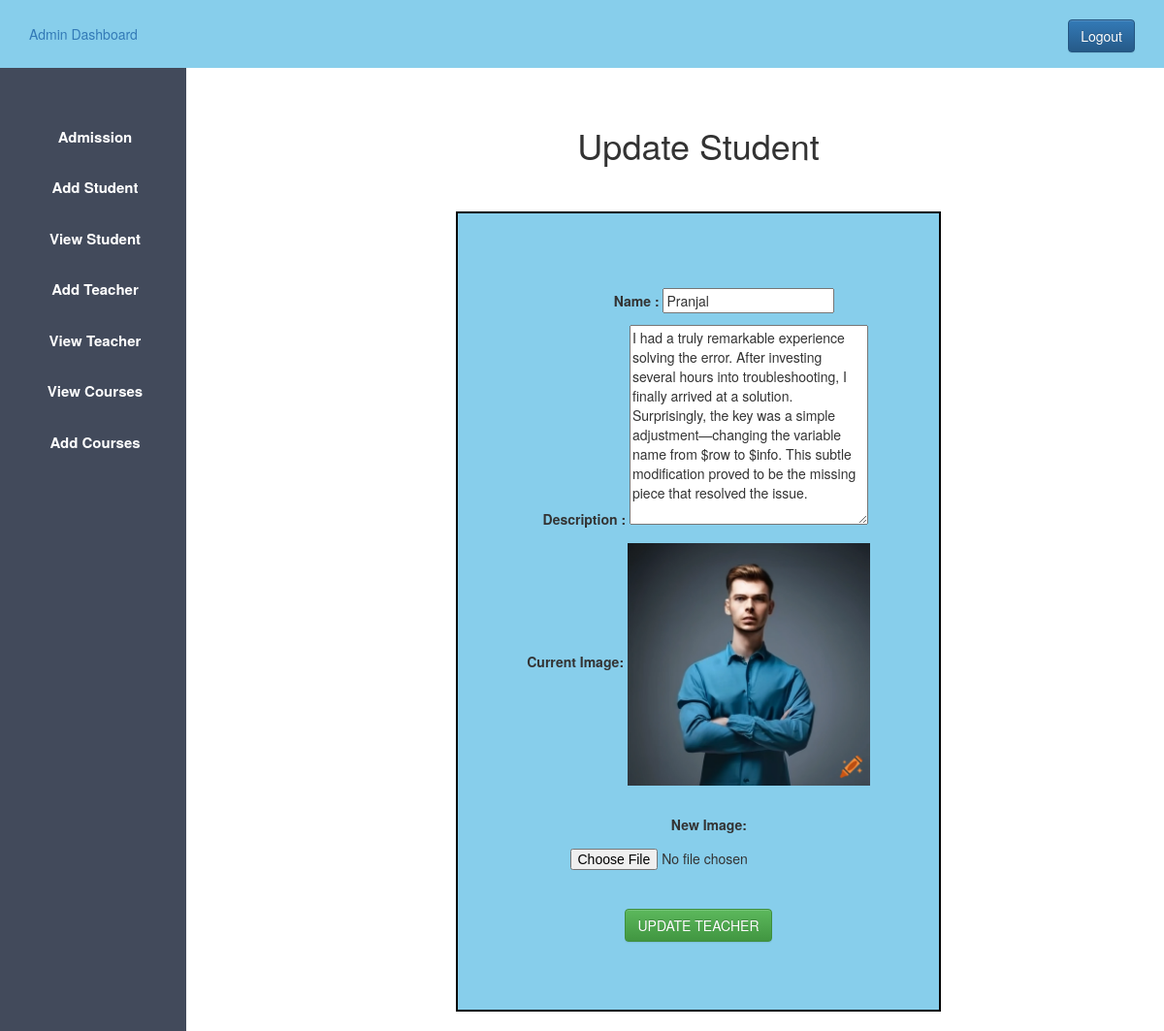
Screenshot of /update_teacher.php?teacher_id=1 (signed in) with the database file from the repository.
### tables this page shows
CREATE TABLE `teacher` (
  `id` int(30) NOT NULL,
  `name` varchar(50) DEFAULT NULL,
  `description` text DEFAULT NULL,
  `course` varchar(11) DEFAULT NULL,
  `image` varchar(50) DEFAULT NULL
);

### update_teacher.php (the view, shortened to what this page needs)
<?php
$host="localhost";
$user="root";
$password="";
$db="schoolproject";
$data=mysqli_connect($host,$user,$password,$db);
$id=$_GET['teacher_id'];
$sql="SELECT * FROM teacher WHERE id='$id'";
$result = mysqli_query($data, $sql) or die(mysqli_error($data));
while($row=mysqli_fetch_assoc($result)){
    $name = $row["name"];
    $description = $row["description"];
    $image = $row["image"];
}
?>
<!DOCTYPE html>
<html lang="en">
<head>
    <link rel="stylesheet" href="form.css">
    <?php
    include 'admin_css.php';
    ?>
</head>
<body>
    <?php
    include 'admin_sidebar.php';
    ?>
    <div class="content">
        <center>
            <h1>Update Student</h1>
            <div class="div_deg">
                <form action="#" method="POST" enctype="multipart/form-data">
                <div>
                    <label for="name">Name : </label>
                    <input type="text" placeholder="Enter Your Name"  name="name" value="<?php echo $name; ?>" required />
                </div>
                <div>
                    <label for="description">Description : </label>
                    <textarea name="description" id="description" cols="30" rows="10"><?php echo $description; ?></textarea>
                </div>
                <div>
                    <label for="image">Current Image: </label>
                    <img src='<?php echo $image; ?>' alt="teacher_image" width="250px">
                </div>
                <br>
                <div>
                   <label for="new_image">New Image: </label>
                   <input type="file" id="new_image" name="new_image">
                </div>
                <br><br>
                <div>
                    <input type="submit" name="update" value="UPDATE TEACHER" class="btn btn-success">
                </div>
            </div>
        </center>
    </div>
</body>
</html>

### form.css (style rules this page uses)
label { display: inline-block; width: 100px; text-align: right; padding-top: 10px; padding-bottom: 10px; }
.div_deg { background-color: skyblue; border: 2px solid black; width: 500px; padding:70px 0px 70px 0px; }

### admin.css (style rules this page uses)
* { margin: 0px; margin: 0px; }
.content { margin-left: 20%;; margin-top: 5%; margin-bottom: 20px; }
body { padding-top: 70px; }

### rows the page displays
teacher: name "Pranjal", description "I had a truly remarkable experience solving the error. After investing several hours into troubleshooting, I finally arrived at a solution. Surprisingly, the key was a simple adjustment—changing the variable name from $row to $info. This subtle modification proved to be the missing piece that resolved the issue.", image (picture)
